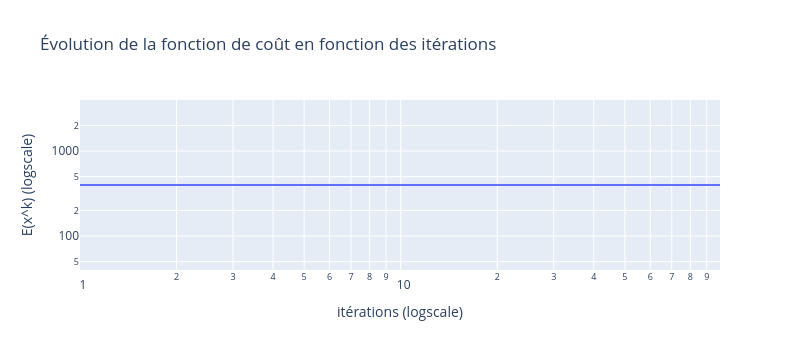

The cell this chart's notebook holds for it:
### Markdown cell above
## **Affichage des resultats**

### Code cell
# plot cost function
plt_cost = pandas.DataFrame({'x':np.arange(Niter), 'y':En, 'legend':'cost', 'type':'cost_function'})

fig = px.line(plt_cost,
              x='x', 
              y='y', 
              log_x=True, log_y=True,
              labels={'x':'itérations (logscale)','y':'E(x^k) (logscale)'},
              title='Évolution de la fonction de coût en fonction des itérations',
              width=800, height=350)
fig.show()

### Figure 1 — Plotly figure (JSON) as saved in the notebook; plotly's stock layout.template omitted (floating-point values rounded to 4 significant figures)
{"data": [{"hovertemplate": "itérations (logscale)=%{x}<br>E(x^k) (logscale)=%{y}<extra></extra>", "legendgroup": "", "line": {"color": "#636efa", "dash": "solid"}, "marker": {"symbol": "circle"}, "mode": "lines", "name": "", "orientation": "v", "showlegend": false, "type": "scatter", "x": [0, 1, 2, 3, 4, 5, 6, 7, 8, 9, 10, 11, 12, 13, 14, 15, 16, 17, 18, 19, 20, 21, 22, 23, 24, 25, 26, 27, 28, 29, 30, 31, 32, 33, 34, 35, 36, 37, 38, 39, 40, 41, 42, 43, 44, 45, 46, 47, 48, 49, 50, 51, 52, 53, 54, 55, 56, 57, 58, 59, 60, 61, 62, 63, 64, 65, 66, 67, 68, 69, 70, 71, 72, 73, 74, 75, 76, 77, 78, 79, 80, 81, 82, 83, 84, 85, 86, 87, 88, 89, 90, 91, 92, 93, 94, 95, 96, 97, 98, 99], "xaxis": "x", "y": [NaN, 398.7, 398.7, 398.7, 398.7, 398.7, 398.7, 398.7, 398.7, 398.7, 398.7, 398.7, 398.7, 398.7, 398.7, 398.7, 398.7, 398.7, 398.7, 398.7, 398.7, 398.7, 398.7, 398.7, 398.7, 398.7, 398.7, 398.7, 398.7, 398.7, 398.7, 398.7, 398.7, 398.7, 398.7, 398.7, 398.7, 398.7, 398.7, 398.7, 398.7, 398.7, 398.7, 398.7, 398.7, 398.7, 398.7, 398.7, 398.7, 398.7, 398.7, 398.7, 398.7, 398.7, 398.7, 398.7, 398.7, 398.7, 398.7, 398.7, 398.7, 398.7, 398.7, 398.7, 398.7, 398.7, 398.7, 398.7, 398.7, 398.7, 398.7, 398.7, 398.7, 398.7, 398.7, 398.7, 398.7, 398.7, 398.7, 398.7, 398.7, 398.7, 398.7, 398.7, 398.7, 398.7, 398.7, 398.7, 398.7, 398.7, 398.7, 398.7, 398.7, 398.7, 398.7, 398.7, 398.7, 398.7, 398.7, 398.7], "yaxis": "y"}], "layout": {"height": 350, "legend": {"tracegroupgap": 0}, "title": {"text": "Évolution de la fonction de coût en fonction des itérations"}, "width": 800, "xaxis": {"anchor": "y", "domain": [0, 1], "title": {"text": "itérations (logscale)"}, "type": "log"}, "yaxis": {"anchor": "x", "domain": [0, 1], "title": {"text": "E(x^k) (logscale)"}, "type": "log"}}}
